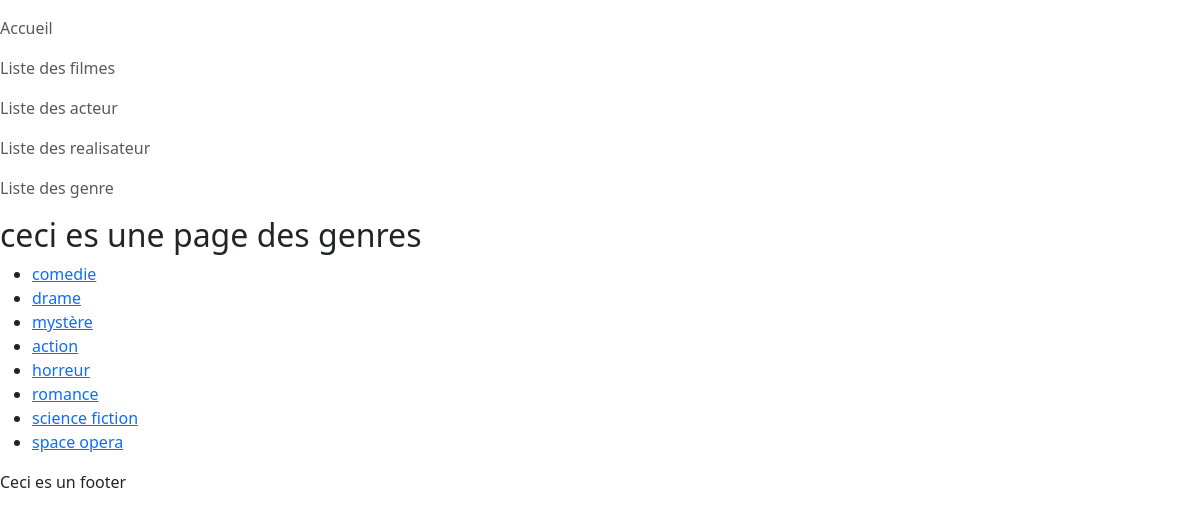
/index.php?action=listeGenres, run on the app's committed database.
### tables this page shows
CREATE TABLE `genre` (
  `id_genre` int(11) NOT NULL,
  `wording` varchar(50) DEFAULT NULL
);

### controleurs/GenreController.php (called while the page is built, shortened)
<?php
require_once "bdd/DAO.php";
class GenreController
{
    public function findAllGenre()
    {
        $dao = new DAO;
        $sql = "SELECT id_genre, wording FROM `genre`; ";
        $genres= $dao->executerRequete($sql);
        require_once"views/genre/listeGenres.php";
    }
}
?>

### bdd/DAO.php (called while the page is built, shortened)
 <?php class DAO
 {
    private $bdd;
    public function __construct()
    {
        $this->bdd = new PDO('mysql:host=localhost;dbname=cinema;charset=utf8', 'root', '');}
    public function executerRequete($sql, $params = NULL){
        if ($params == NULL)
        {
        $resultat = $this->bdd->query($sql);
        }
        else
        {
            $resultat = $this->bdd->prepare($sql);
            $resultat->execute($params);
        }
            return $resultat;
    }
}

### views/genre/listeGenres.php (the view, shortened to what this page needs)
<h2>
    ceci es une page des genres
</h2>
<ul>
<?php
while ($genre = $genres->fetch())
{ ?>
<li>
    <a href="index.php?action=listeFilmsDuGenre&id=<?=$genre["id_genre"]?>">
    <?=$genre["wording"];?>
    </a>
</li>
<?php
}
?>
</ul>
<?php
require_once "./views/template.php";
?>

### data on the page
genre: wording "comedie"
genre: wording "drame"
genre: wording "mystère"
genre: wording "action"
genre: wording "horreur"
genre: wording "romance"
genre: wording "science fiction"
genre: wording "space opera"
